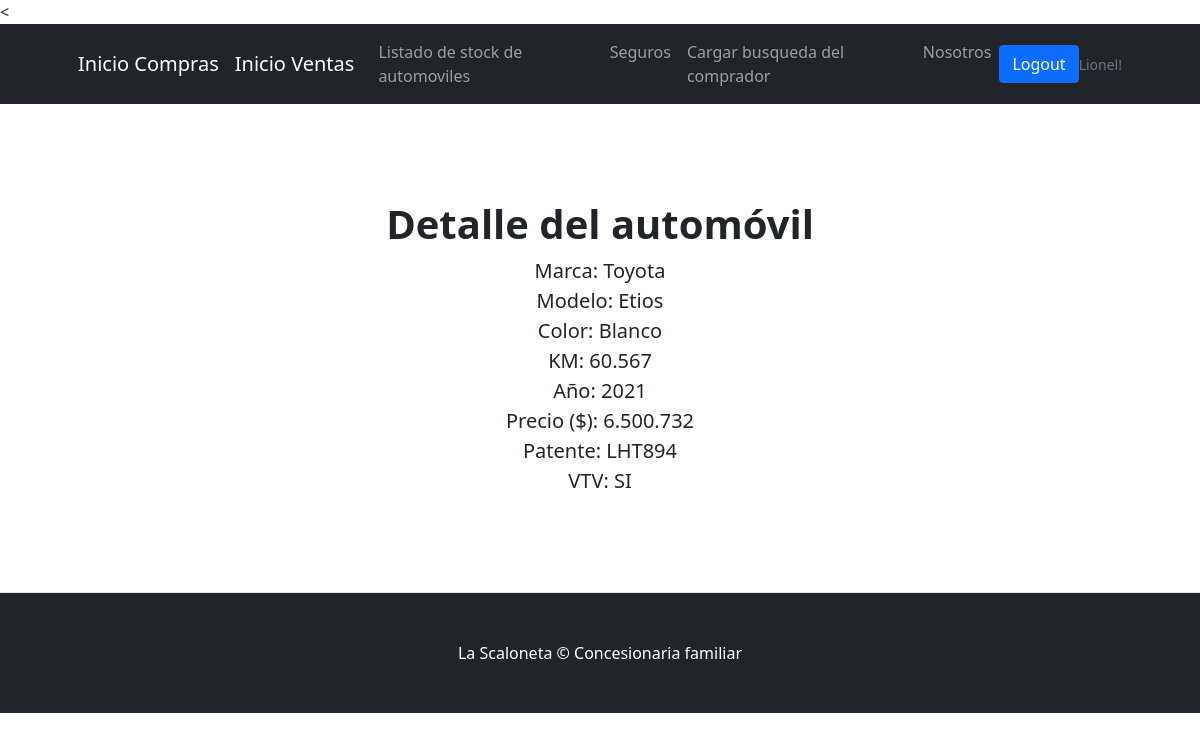
/compra/automovil/detalle/1/ (signed in), run on the app's committed database.
### compra/models.py (models this page shows, shortened)
class Rodado(models.Model):
    marca = models.CharField(max_length=20)
    modelo = models.CharField(max_length=50)
    color = models.CharField(max_length=20)
    km = models.CharField(max_length=20)
    año = models.IntegerField()
    precio = models.CharField(max_length=20)
    patente = models.CharField(max_length=20)
    vtv_hecha = models.CharField(max_length=20)

### compra/views.py (the view)
# urls.py: path("automovil/detalle/<pk>/", AutomovilDetail.as_view(), name= "compra-automovil-detail"),
class AutomovilDetail(DetailView):
    model = Rodado
    template_name = "compra/detail_automovil.html"

### compra/templates/compra/detail_automovil.html
{% extends 'compra/padre.html' %}
{% block contenido %}
<section class="py-5 border-bottom">
            <div class="container px-5 my-5 px-5">
                <div class="text-center mb-5">
                    <h1 class="fw-bolder">Detalle del automóvil</h1>
                    <p class="lead mb-0">Marca: {{rodado.marca}}</p>
                    <p class="lead mb-0">Modelo: {{rodado.modelo}}</p>
                    <p class="lead mb-0">Color: {{rodado.color}}</p>
                    <p class="lead mb-0">KM: {{rodado.km}}</p>
                    <p class="lead mb-0">Año: {{rodado.año}}</p>
                    <p class="lead mb-0">Precio ($): {{rodado.precio}}</p>
                    <p class="lead mb-0">Patente: {{rodado.patente}}</p>
                    <p class="lead mb-0">VTV: {{rodado.vtv_hecha}}</p>
                </div>
            </div>
</section>
{% endblock %}

### compra/templates/compra/padre.html (shortened to what this page needs)
<!DOCTYPE html>
<html lang="en">
    <head>
        {% load static %}
        <link href="https://cdn.jsdelivr.net/npm/bootstrap-icons@1.4.1/font/bootstrap-icons.css" rel="stylesheet" />
        <link href="{% static 'compra/css/styles.css' %}" rel="stylesheet" />
    </head>
    <body>
        <nav class="navbar navbar-expand-lg navbar-dark bg-dark">
            <div class="container px-5">
                <a class="navbar-brand" href="{% url 'compra-inicio' %}">Inicio Compras</a>
                <a class="navbar-brand" href="{% url 'venta-inicio' %}">Inicio Ventas</a>
                <div class="collapse navbar-collapse" id="navbarSupportedContent">
                    <ul class="navbar-nav ms-auto mb-2 mb-lg-0">
                        <li class="nav-item"><a class="nav-link" href="{% url 'compra-automovil' %}">Listado de stock de automoviles</a></li>
                        <li class="nav-item"><a class="nav-link" href="{% url 'compra-aseguradora' %}">Seguros</a></li>
                        <li class="nav-item"><a class="nav-link" href="{% url 'compra-Auto_Buscado-create' %}">Cargar busqueda del comprador</a></li>
                        <li class="nav-item"><a class="nav-link" href="{% url 'compra-nosotros' %}">Nosotros</a></li>
                    </ul>
                    {% if request.user.is_authenticated %}
                    <a class="btn btn-primary" href="{% url 'auth-logout' %}">Logout</a>
                    <p class="small text-muted mb-4 mb-lg-0">     {{request.user.username}}!</p>
                {% else %}
                    <a class="btn btn-primary" href="{% url 'auth-login' %}">Login</a>
                {% endif %}
                </div>
            </div>
        </nav>
            {% block contenido %}
            {% endblock %}
        <footer class="py-5 bg-dark">
            <div class="container px-5"><p class="m-0 text-center text-white">La Scaloneta &copy; Concesionaria familiar</p></div>
        </footer>
    </body>
</html>

### data on the page
Rodado: marca "Toyota", modelo "Etios", color "Blanco", km "60.567", año "2021", precio "6.500.732", patente "LHT894", vtv_hecha "SI"

### other printed values
{{ request.user.username }} "Lionel"
